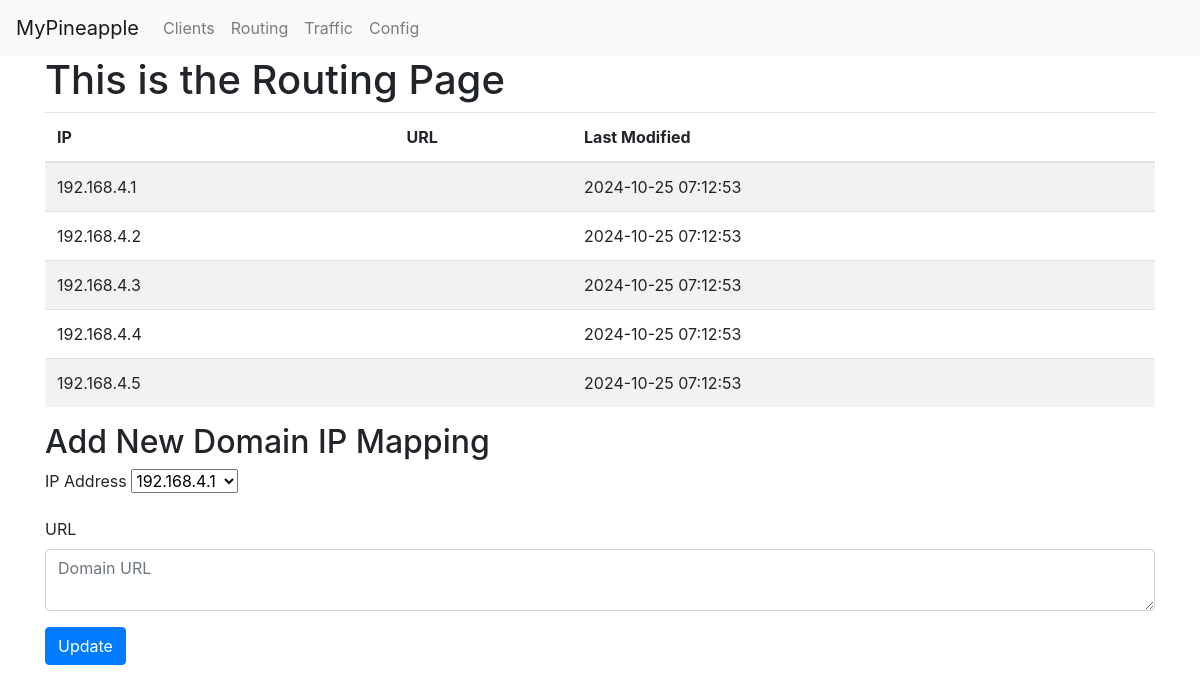
/routing_page, run on the app's committed database.
### tables this page shows
CREATE TABLE domains (
	id INTEGER PRIMARY KEY AUTOINCREMENT,
	domain_ip TEXT NOT NULL,
	domain_url TEXT NOT NULL,
	created TIMESTAMP NOT NULL DEFAULT CURRENT_TIMESTAMP,
	modified TIMESTAMP NOT NULL DEFAULT CURRENT_TIMESTAMP

);

### app.py (the view, shortened to what this page needs)
@app.route('/routing_page', methods=('GET', 'POST'))
def routing_page():
	conn = get_db_connection()
	domains = conn.execute('SELECT * FROM domains').fetchall()
	domain_ips = conn.execute('SELECT domain_ip FROM domains').fetchall()
	conn.close()
	return render_template('routing_page.html', domains=domains, domain_ips=domain_ips)

### app.py (called while the page is built)
def get_db_connection():
	conn = sqlite3.connect('resources/database.db')
	conn.row_factory = sqlite3.Row
	return conn

### templates/routing_page.html
{% extends 'base.html' %}
{% block content %}
    <h1>{% block routing_list %} This is the Routing Page {% endblock %}</h1>
		<table class="table table-striped">
			<thead>
				<tr>
					<th>IP</th>
					<th>URL</th>
					<th>Last Modified</th>
				</tr>
			</thead>
			<tbody>
				{% for domain in domains %}
				<tr>
					<td>{{ domain['domain_ip'] }}</td>
					<td>{{ domain['domain_url'] }}</td>
					<td>{{ domain['modified'] }}</td>
				</tr>
				{% endfor %}
			</tbody>
		</table>
	<h2>{% block routing_create %} Add New Domain IP Mapping {% endblock %}</h2>
	<form method="post">
		<div class="form-group">
			<label for="domain_ip">IP Address</label>
			<select id="domain_ip" name="domain_ip" class="form-select">
				{% for domain_ip in domain_ips %}
					<option value="{{ domain_ip['domain_ip'] }}">{{ domain_ip['domain_ip'] }}</option>
				{% endfor %}
			</select>
		</div>
		<div class="form-group">
			<label for="domain_url">URL</label>
			<textarea name="domain_url" placeholder="Domain URL"
					class="form-control">{{ request.form['domain_url'] }}</textarea>
		</div>
		<div class="form-group">
			<button type="submit" class="btn btn-primary">Update</button>
		</div>
	</form>
{% endblock %}

### data on the page
domains: domain_ip "192.168.4.1", modified "2024-10-25 07:12:53"
domains: domain_ip "192.168.4.2", modified "2024-10-25 07:12:53"
domains: domain_ip "192.168.4.3", modified "2024-10-25 07:12:53"
domains: domain_ip "192.168.4.4", modified "2024-10-25 07:12:53"
domains: domain_ip "192.168.4.5", modified "2024-10-25 07:12:53"

### other printed values
form field domain_ip "192.168.4.1"
